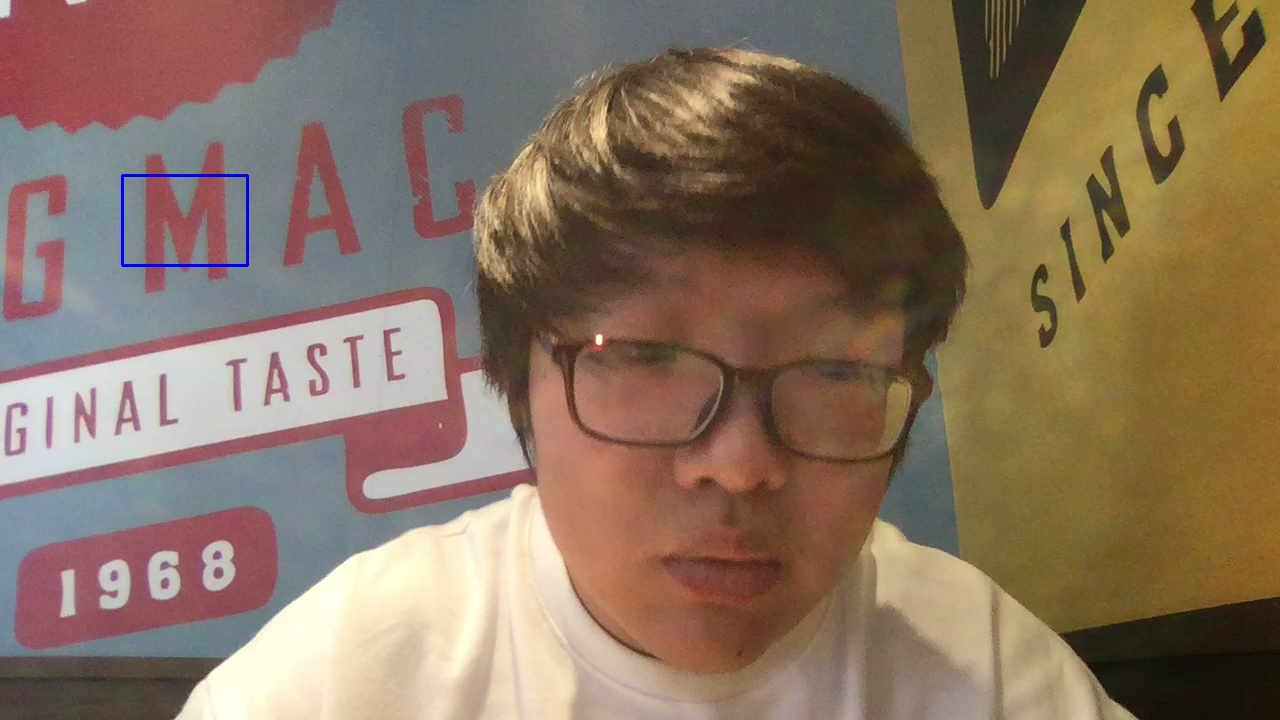
#> input picture test.jpg, 1280 x 720 px, given in place of the camera
$ python Meanshift.py
#> lines starting #> are read from the running program, lines starting #| are printed output that depends on the picture; after the words box and inside, x2 and y2 are one past the last pixel; in counts of white or black regions, pixels touching at a corner belong together
#!/usr/bin/env python3

__author__ = "Yxzh"

import numpy as np
import cv2


cap = cv2.VideoCapture(0)
# take first frame of the video
ret, frame = cap.read()
#> frame is the input picture: shape (720, 1280, 3); mean B, G, R 95.7, 114.8, 136.8
# setup initial location of window
r, h, c, w = 250, 90, 400, 125  # simply hardcoded the values
track_window = (c, r, w, h)
# set up the ROI for tracking
roi = frame[r:r + h, c:c + w]
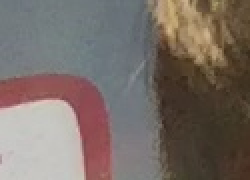
#> roi: shape (90, 125, 3) (shown 2 times larger); mean B, G, R 103.1, 109.5, 120.8
hsv_roi = cv2.cvtColor(roi, cv2.COLOR_BGR2HSV)
#> hsv_roi: shape (90, 125, 3); mean H, S, V 57.9, 59.1, 124.3
mask = cv2.inRange(hsv_roi, np.array((0., 60., 32.)), np.array((180., 255., 255.)))
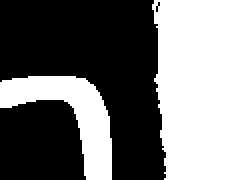
#> mask: shape (90, 125) (shown 2 times larger); 47% white; 2 white regions, box (x1, y1, x2, y2) and area: (76, 0, 125, 90) 4081, (0, 38, 56, 90) 1201
roi_hist = cv2.calcHist([hsv_roi], [0], mask, [180], [0, 180])
#> roi_hist = 180 values, max 1082 at index 17, min 0 at index 6, mean 29.34
cv2.normalize(roi_hist, roi_hist, 0, 255, cv2.NORM_MINMAX)
# Setup the termination criteria, either 10 iteration or move by atleast 1 pt
term_crit = (cv2.TERM_CRITERIA_EPS | cv2.TERM_CRITERIA_COUNT, 10, 1)
while (1):
	ret, frame = cap.read()
	if ret == True:
		hsv = cv2.cvtColor(frame, cv2.COLOR_BGR2HSV)
#> hsv: shape (720, 1280, 3); mean H, S, V 48.4, 95, 140.3
		dst = cv2.calcBackProject([hsv], [0], roi_hist, [0, 180], 1)
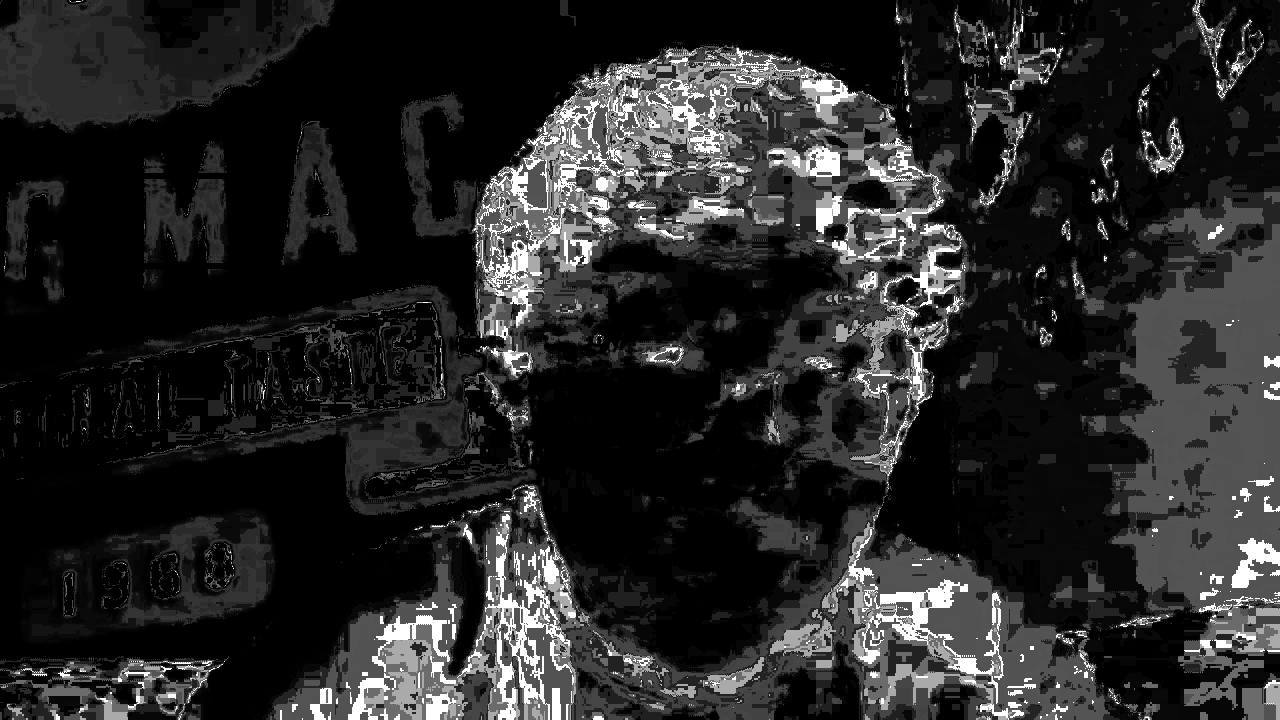
#> dst: shape (720, 1280); min 0, max 255, mean 39.1
		# apply meanshift to get the new location
		ret, track_window = cv2.meanShift(dst, track_window, term_crit)
#> ret = 10; track_window = (468, 210, 125, 90)
		# Draw it on image
		x, y, w, h = track_window
#> x = 468; y = 210; w = 125; h = 90
		img2 = cv2.rectangle(frame, (x, y), (x + w, y + h), 255, 2)
		cv2.imshow('img2', img2)
		k = cv2.waitKey(60) & 0xff
#> (key Esc is pressed here)
		if k == 27:
			break
		else:
			cv2.imwrite(chr(k) + ".jpg", img2)
	else:
		break
cv2.destroyAllWindows()
cap.release()
